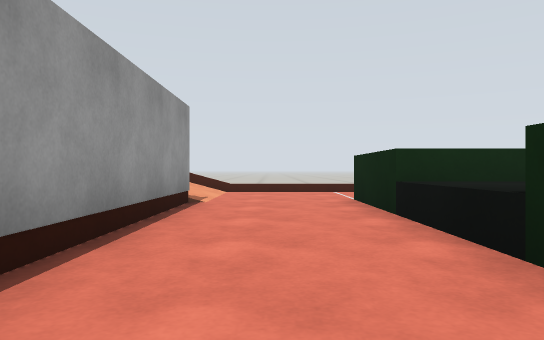
view 1 (above)

17 first-person views from a walk through a Gazebo world. The camera is 0.27 m above the floor, looks level and sees 70° across. The floor is counted in squares, 0.5 m on a side. Each view is taken from the middle of a square. On the plan, view 1 faces up. The plan holds only what a view shows up to about 10 squares ahead; the rest is blank. The place goes on beyond the plan.

view 2
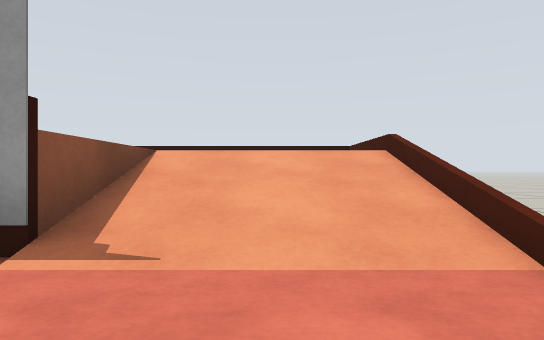

view 3
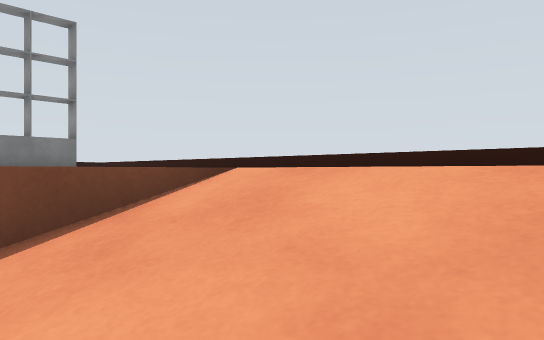

view 4
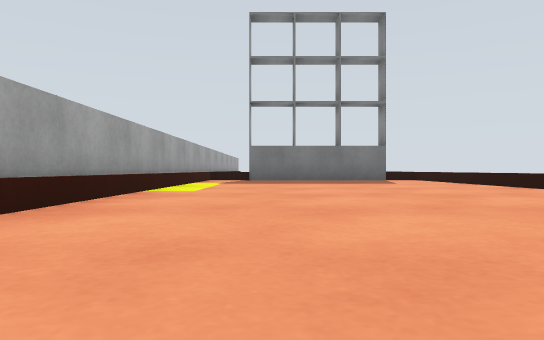

view 5
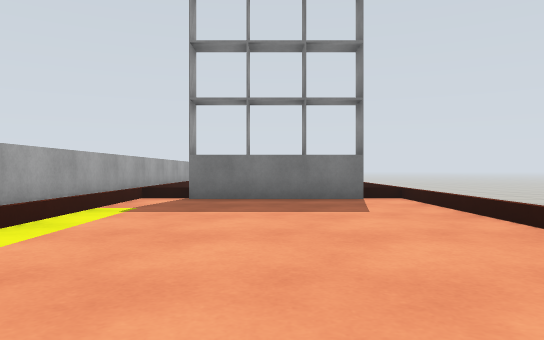

view 6
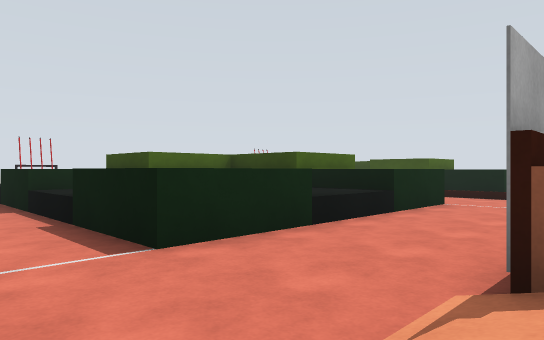

view 7
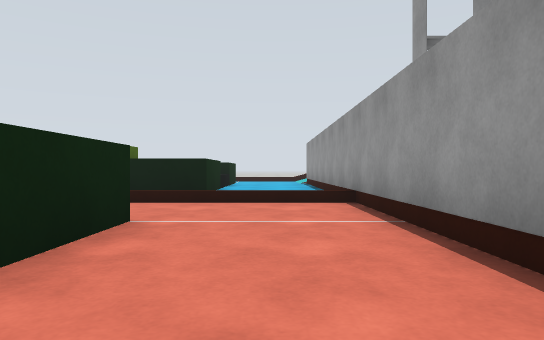

view 8
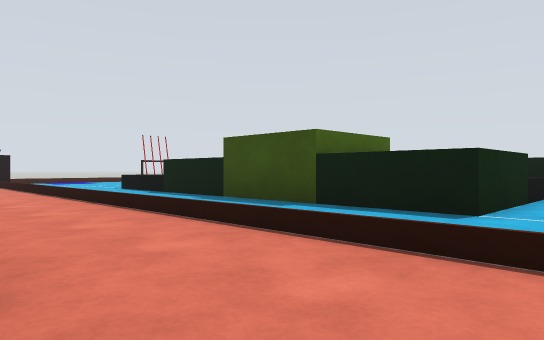

view 9
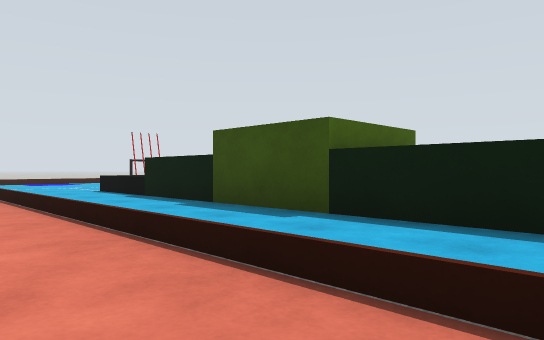

view 10
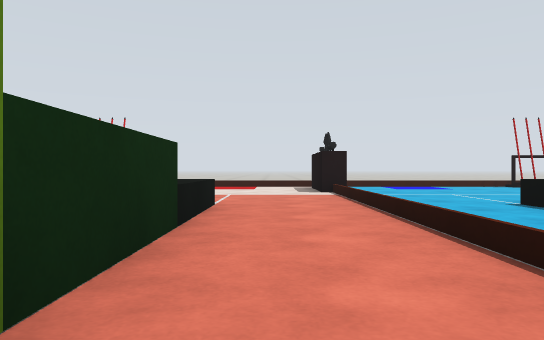

view 11
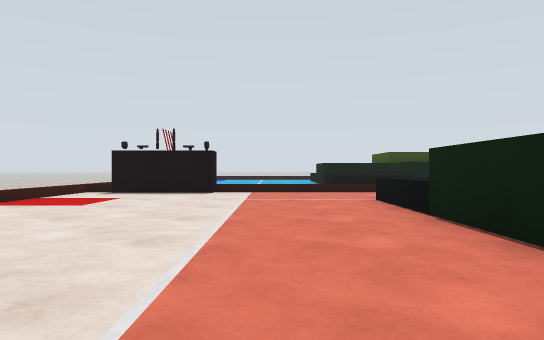

view 12
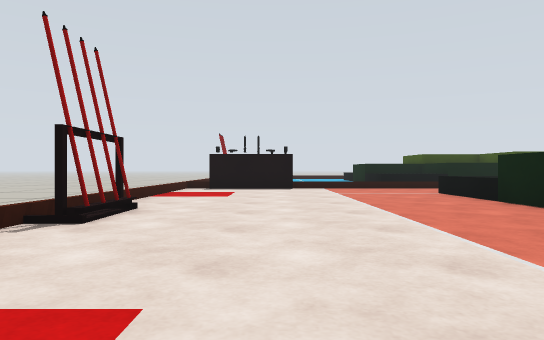

view 13
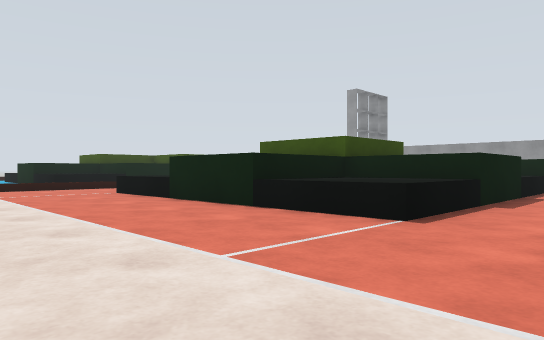

view 14
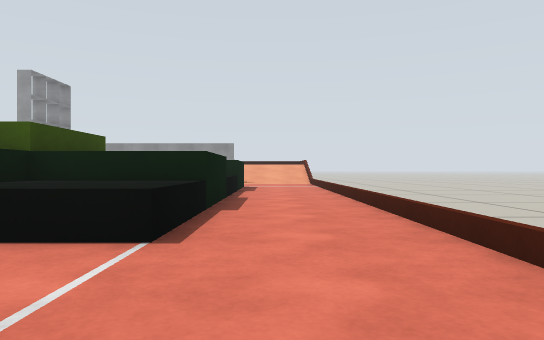

view 15
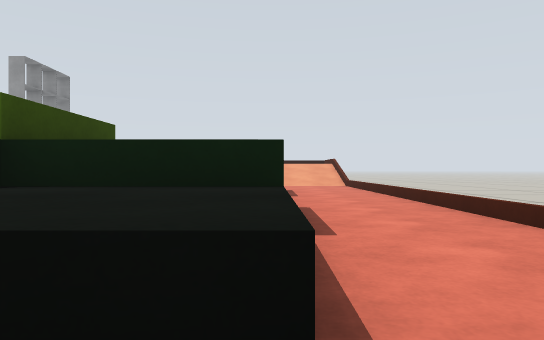

view 16
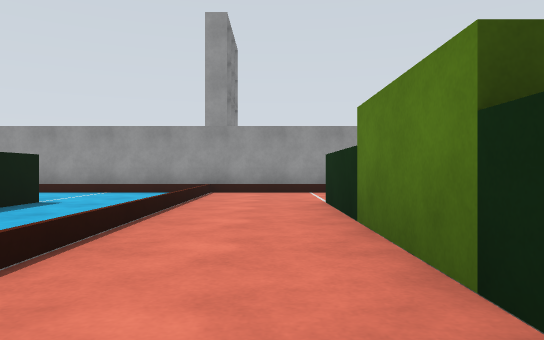

view 17
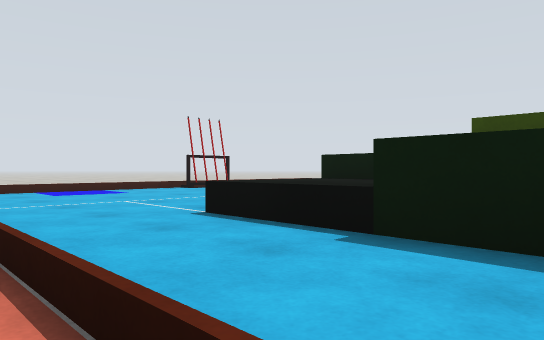

### Floor plan
Key: @ floor where view 1 was taken; # wall or solid block; . main floor; : floor 0.4 m higher than the main floor; / step, stairs or slope; = window, fence, low wall or low ledge.
Columns run from 7 left of view 1 to 18 right of it. Each row starts with its distance up from view 1.
 10  ===================
  9 =  ///.................
  8 =  ///..................
  7 =  ///...###==##===......
  6 =  :::#..## ######=......
  5 = ::::#..##     ##=.....==
  4 = ::::#..=#      ##.....==
  3 =:::::#..=#       #......=
  2 =:::::#..##       =......=
  1 =:::::#..##      #=......=
  0 =:::::#@.#######===......=
 -1 =:::::#..................=
 -2 =:###:#...............##.=
 -3 ==# #=#===============###=
 -4 =    =#.................==
 -5 =    =# ##########=     ==

Where each view was taken, in squares from view 1:
view 1: 0 up, 0 right, facing up
view 2: 8 up, 1 right, facing left
view 3: 9 up, 2 left, facing down-left
view 4: 7 up, 3 left, facing down
view 5: 5 up, 4 left, facing down
view 6: 9 up, 2 left, facing down-right
view 7: 4 up, 0 right, facing down
view 8: 0 up, 0 right, facing down-right
view 9: 1 down, 1 right, facing down-right
view 10: 1 down, 5 right, facing right
view 11: 7 up, 13 right, facing down
view 12: 9 up, 15 right, facing down
view 13: 9 up, 15 right, facing down-left
view 14: 8 up, 14 right, facing left
view 15: 7 up, 12 right, facing left
view 16: 1 down, 8 right, facing left
view 17: 2 down, 7 right, facing down-right
